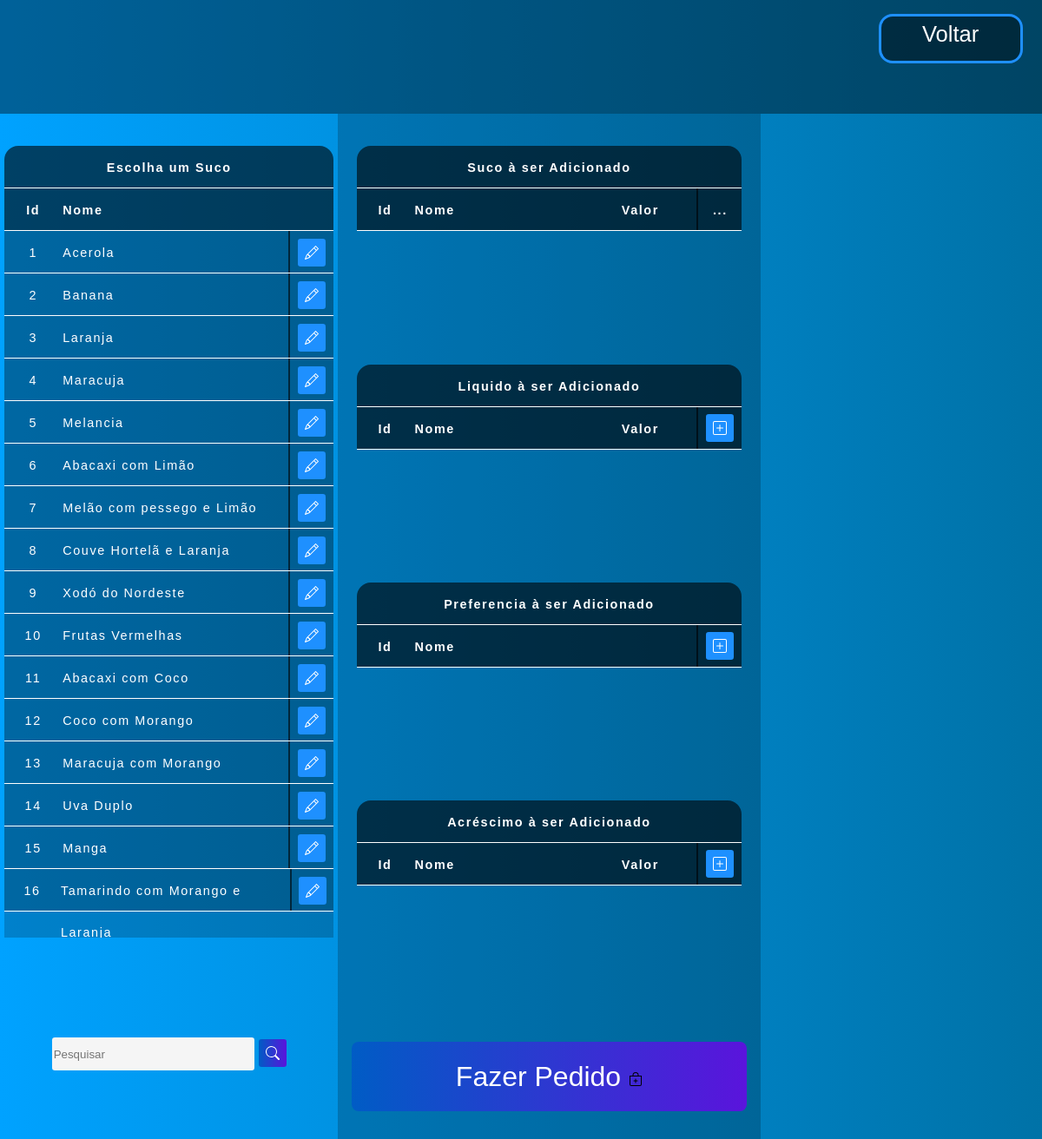
/Public/Pedir.php, run on the app's committed database.
### tables this page shows
CREATE TABLE `select_sucos` (
  `id` int(11) NOT NULL,
  `nome` varchar(100) NOT NULL,
  `fruta_1` varchar(45) NOT NULL,
  `peso_1` varchar(45) NOT NULL,
  `fruta_2` varchar(45) NOT NULL,
  `peso_2` varchar(45) NOT NULL,
  `fruta_3` varchar(45) NOT NULL,
  `peso_3` varchar(45) NOT NULL,
  `fruta_4` varchar(45) NOT NULL,
  `peso_4` varchar(45) NOT NULL,
  `fruta_5` varchar(45) NOT NULL,
  `peso_5` varchar(45) NOT NULL,
  `liquido_id_fk` varchar(45) NOT NULL,
  `liquido_peso` varchar(45) NOT NULL,
  PRIMARY KEY (`id`)
);

### Public/Templates/Table_Select_Sucos.php (the view, shortened to what this page needs)
<?php
    include_once('../config.php');
    if(!empty($_GET['search']))
    {
        $data = $_GET['search'];
        $sql = "SELECT * FROM select_sucos WHERE id LIKE '%$data%' or nome LIKE '%$data%' ORDER BY id ";
    }
    else
    {
        $sql = "SELECT * FROM select_sucos";
    }
    $result = $conexao->query($sql);
    $table_Select = 'select_sucos';
    $table_Insert = 'pre_suco';
?>
<div class="col_100vh">
<div class="container_col">
    <div class="col_2rem"></div>
    <table id="table_select_sucos">
        <thead>
            <tr>
                <th class="title_table" >Escolha um Suco</th>
            </tr>
            <tr>
                <th class="id"      >Id</th>
                <th class="nome"    >Nome</th>
                <th class="preenche_tam"    ></th>
            </tr>
        </thead>
        <tbody>
            <?php
                while($user_data = mysqli_fetch_assoc($result)) {
                    echo    "<tr>";
                    echo    "<td class='id'>".$user_data['id']."</td>";
                    echo    "<td class='nome'>".$user_data['nome']."</td>";
                    echo    "<td class='preenche'></td>";
                    echo    "<td class='botao'>
                                <a href='tools/Tools_Add_Suco.php?table_Select=$table_Select&id_Select=$user_data[id]&table_Insert=$table_Insert' title='Marcar' id='btn-primary'>
                                    <svg xmlns='http://www.w3.org/2000/svg' width='16' height='16' fill='currentColor' class='bi bi-pencil' viewBox='0 0 16 16'>
                                        <path d='M12.146.146a.5.5 0 0 1 .708 0l3 3a.5.5 0 0 1 0 .708l-10 10a.5.5 0 0 1-.168.11l-5 2a.5.5 0 0 1-.65-.65l2-5a.5.5 0 0 1 .11-.168l10-10zM11.207 2.5 13.5 4.793 14.793 3.5 12.5 1.207 11.207 2.5zm1.586 3L10.5 3.207 4 9.707V10h.5a.5.5 0 0 1 .5.5v.5h.5a.5.5 0 0 1 .5.5v.5h.293l6.5-6.5zm-9.761 5.175-.106.106-1.528 3.821 3.821-1.528.106-.106A.5.5 0 0 1 5 12.5V12h-.5a.5.5 0 0 1-.5-.5V11h-.5a.5.5 0 0 1-.468-.325z'/>
                                    </svg>
                                </a>
                            </td>";
                    echo    "</tr>";
                }
            ?>
        </tbody>
    </table>
    <div class="spc"></div>
    <div class="box-search">
        <input type="search" class="form-control w-25" placeholder="Pesquisar" id="pesquisar">
            <a onclick="searchData()" id="btn-pesquisar" >
            </a>
    </div>
    </div>
</div>

### Public/Templates/Tela.php (shortened to what this page needs)
<!DOCTYPE html>
<html lang="en">
<head>
    <link rel="stylesheet" href="Static/css/Tela.css"/>
    <link rel="stylesheet" href="Static/css/Table.css"/>
    <link rel="stylesheet" href="Static/css/Container.css" />
</body>
</html>

### Public/Pedir.php (shortened to what this page needs)
<?php include 'Templates/Tela.php' ?>
<div class="container_row">
<div class="aba">
        <a href="Pagar.php"  class="bt_voltar" id="bt_voltar">Voltar</a>
    </div>
    <div class="row_1">
        <div class="container_col">
            <?php include 'Templates/Table_Select_Sucos.php' ?>
        </div>
    </div>
        <div class="row_2">
            <div class="container_col">
            <div class="col_2rem"></div>
                    <div class="col_10rem"><?php include 'Templates/Table_Pre_Suco.php' ?></div>
                    <div class="spc_col"></div>
                    <div class="col_10rem"><?php include 'Templates/Table_Pre_Liquido.php' ?></div>
                    <div class="spc_col"></div>
                    <div class="col_10rem"><?php include 'Templates/Table_Pre_Preferencia.php' ?></div>
                    <div class="spc_col"></div>
                    <div class="col_10rem"><?php include 'Templates/Table_Pre_Acrescimo.php' ?></div>
                    <div class="spc_col"></div>
                    <div class="col_2rem">
                        <a href='Tools/Tools_Add_pagar.php' title='Adicionar' id='bt_fazer_pedido'>Fazer Pedido
                        </a>
                    </div>
                    <div class="col_4rem"></div>
            </div>
        </div>
        <div class="row_3">
            <div class="container_col">
                <div class="spc_col"></div>
            </div>
        </div>
</div>

### Public/Templates/Table_Pre_Suco.php (shortened to what this page needs)
<table class="table" id="table_view_suco">
    <thead>
        <tr>
            <th class="title_table" >Suco à ser Adicionado</th>
        </tr>
        <tr>
            <th class="id">Id</th>
            <th class="nome">Nome</th>
            <th class="valor">Valor</th>
            <th class="preenche"   >   </th>
            <th class="botao"   >...</th>
        </tr>
    </thead>
</table>

### Public/Templates/Table_Pre_Liquido.php (shortened to what this page needs)
<table class="table" id="table_view_acrescimo">
    <thead>
        <tr>
            <th class="title_table" >Liquido à ser Adicionado</th>
        </tr>
        <tr>
            <th class="id">Id</th>
            <th class="nome">Nome</th>
            <th class="valor">Valor</th>
            <th class="preenche"></th>
            <th class="botao">
                <a href='Pedir_Select_Liquidos.php' title='Adicionar' id='btn-primary'>
                </a>
            </th>
        </tr>
    </thead>
</table>

### Public/Templates/Table_Pre_Preferencia.php (shortened to what this page needs)
<table class="table" id="table_view_preferencia">
    <thead>
        <tr>
            <th class="title_table" >Preferencia à ser Adicionado</th>
        </tr>
        <tr>
            <th class="id">Id</th>
            <th class="nome">Nome</th>
            <th class="preenche"></th>
            <th class="botao">
                <a href='Pedir_Select_Preferencias.php' title='Adicionar' id='btn-primary'>
                </a>
            </th>
        </tr>
    </thead>
</table>

### Public/Templates/Table_Pre_Acrescimo.php (shortened to what this page needs)
<table class="table" id="table_view_acrescimo">
    <thead>
        <tr>
            <th class="title_table" >Acréscimo à ser Adicionado</th>
        </tr>
        <tr>
            <th class="id">Id</th>
            <th class="nome">Nome</th>
            <th class="valor">Valor</th>
            <th class="preenche"></th>
            <th class="botao">
                <a href='Pedir_Select_Acrescimos.php' title='Adicionar' id='btn-primary'>
                </a>
            </th>
        </tr>
    </thead>
</table>

### Public/Static/css/Tela.css (style rules this page uses)
html { width: 100vw; height: 100vh; }
a { text-decoration: none; }
#btn-primary, #btn-danger, #btn-pesquisar { display:inline-block; color:white; background-color: dodgerblue; cursor: pointer; width: 2rem; height: 2rem; line-height: 2.4rem; border-radius: 0.2rem; text-align: center; position: relative; top: 0.15em; }
#btn-pesquisar { background-image: linear-gradient(to right,rgb(0, 92, 197), rgb(90, 20, 220)); }
.aba { background-color: rgba(0, 0, 0, 0.4); position: absolute; top: 0rem; left: 0rem; width: 100vw; height: 10vh; text-align: center; color: white; }
#bt_entrar, #bt_pedir, #bt_voltar { background-color: rgba(0, 0, 0, 0.4); border: 0.2rem solid dodgerblue; border-radius: 1rem; display: block; width: 10rem; height: 3.2rem; line-height: 2.5rem; text-align: center; font-size: 1.6rem; color: white; text-decoration: none; }
.bt_voltar { position: absolute; top:1rem; right:1.4rem; }
#bt_fazer_pedido { background-image: linear-gradient(to right,rgb(0, 92, 197), rgb(90, 20, 220)); display: block; width: 100%; height: 5rem; line-height: 5rem; border: none; color: white; font-size: 2rem; cursor: pointer; border-radius: 0.5rem; text-align: center; text-decoration: none; position: relative; top:2rem; }
.box-search { width: 100%; text-align: center; }
.form-control { background-color: whitesmoke; border-radius: 0.2rem; border: none; width: 60%; height: 2.4rem; }

### Public/Static/css/Table.css (style rules this page uses)
.title_table { width: 100%; }
table { border-radius: 1rem 1rem 0 0; padding: 0.2rem; letter-spacing: 0.1rem; font-size: 0.9rem; color:white; text-align: center; width: 100%; }
thead { background: rgba(0, 0, 0, 0.6); display: inline-block; width: 100%; border-radius: 1rem 1rem 0 0; }
tbody { display: inline-block; width: 100%; overflow:auto; max-height: 68vh; }
tr { display: flex; flex-flow: row; width: 100%; height: 3rem; line-height:3rem; font-family: Arial, Helvetica, sans-serif; border-bottom:0.12rem solid white; float:left; }
tbody tr { background: rgba(0, 0, 0, 0.3); }
tr .id { flex-grow: 0; flex-basis: 4rem; }
tr .nome { text-align: left; flex-grow: 1; flex-basis: auto; }
tr .valor { flex-grow: 0; flex-basis: 8rem; }
tr .preenche { background: rgba(0, 0, 0, 0.6); }
tr .preenche_tam { flex-grow: 0; flex-basis: 3.4rem; }
tr .botao { flex-grow: 0; flex-basis: 3rem; }
#table_select_sucos tbody tr { background: rgba(0, 0, 0, 0.2); }
#table_select_sucos tbody, #table_select_liquidos tbody, #table_select_preferencias tbody, #table_select_acrescimos tbody { max-height: 62vh; }
#table_select_sucos tbody { height: 62vh; background: rgba(0, 0, 0, 0.2); }

### Public/Static/css/Container.css (style rules this page uses)
.container_row { display: flex; flex-flow: row; width: 100%; height: 90vh; float:left; padding: 0; margin-top: 10vh; }
.container_row .spc { flex-grow: 1; flex-basis: auto; }
.container_row .row_1 { flex-grow: 0; flex-basis: 30rem; }
.container_row .row_2 { background: rgba(0, 0, 0, 0.2); padding: 0rem 1rem 0rem 1rem; flex-grow: 0; flex-basis: 35rem; }
.container_row .row_3 { flex-grow: 0; flex-basis: 25rem; }
.container_col { display: flex; flex-flow: column; width: 100%; height: 100%; float:left; }
.container_col .spc_col { flex-grow: 1; flex-basis: auto; }
.container_col .col_2rem { flex-grow: 0; flex-basis: 2rem; }
.container_col .col_4rem { flex-grow: 0; flex-basis: 4rem; }
.container_col .col_10rem { flex-grow: 0; flex-basis: 10rem; }
.container_col .col_100vh { flex-grow: 0; flex-basis: 84vh; }

### data on the page
select_sucos: id "1", nome "Acerola"
select_sucos: id "2", nome "Banana"
select_sucos: id "3", nome "Laranja"
select_sucos: id "4", nome "Maracuja"
select_sucos: id "5", nome "Melancia"
select_sucos: id "6", nome "Abacaxi com Limão"
select_sucos: id "7", nome "Melão com pessego e Limão"
select_sucos: id "8", nome "Couve Hortelã e Laranja"
select_sucos: id "9", nome "Xodó do Nordeste"
select_sucos: id "10", nome "Frutas Vermelhas"
select_sucos: id "11", nome "Abacaxi com Coco"
select_sucos: id "12", nome "Coco com Morango"
select_sucos: id "13", nome "Maracuja com Morango"
select_sucos: id "14", nome "Uva Duplo"
select_sucos: id "15", nome "Manga"
select_sucos: id "16", nome "Tamarindo com Morango e Laranja"
